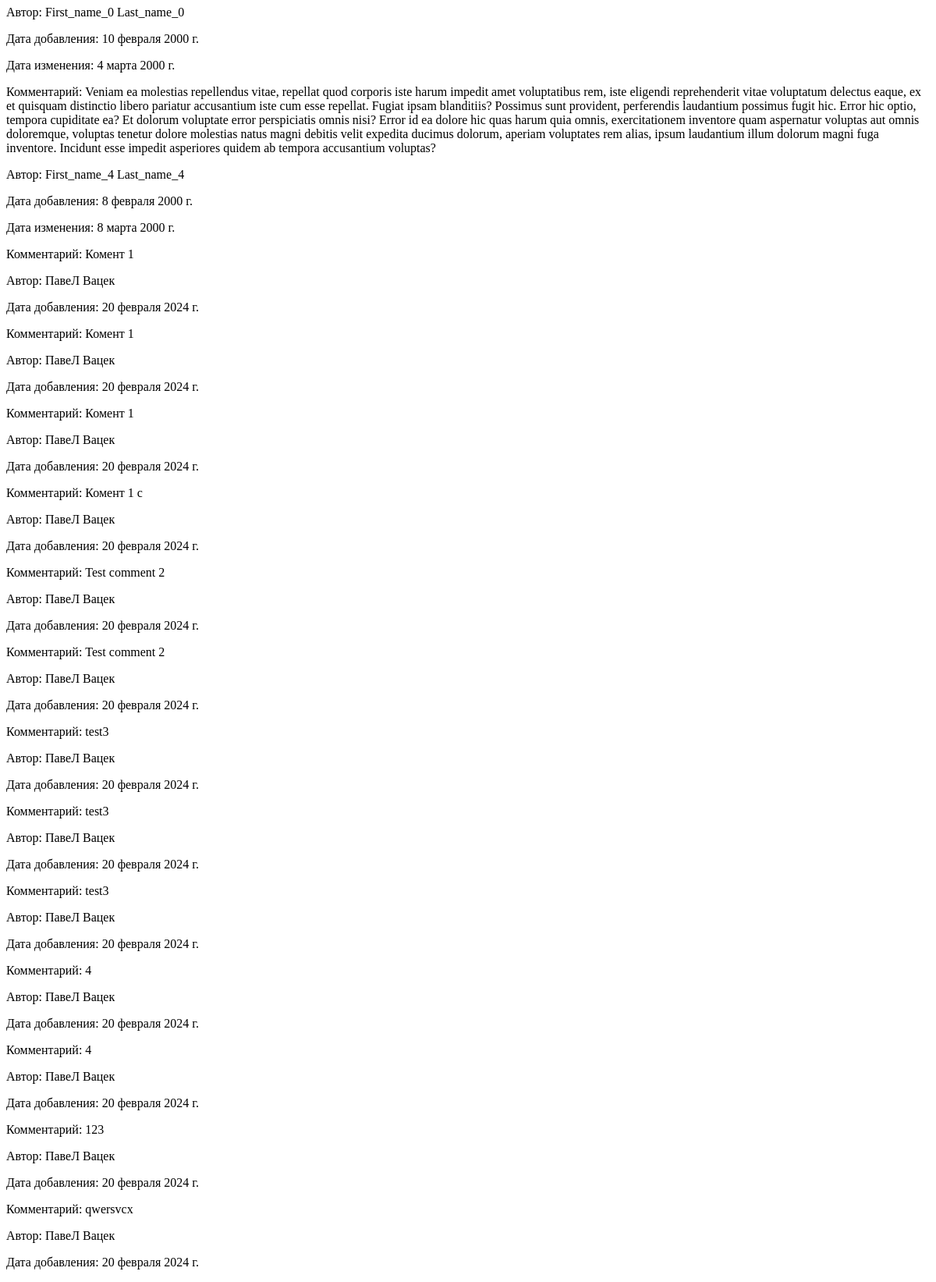
Page /posts/post/2/ (lower part) on the earlier database version.
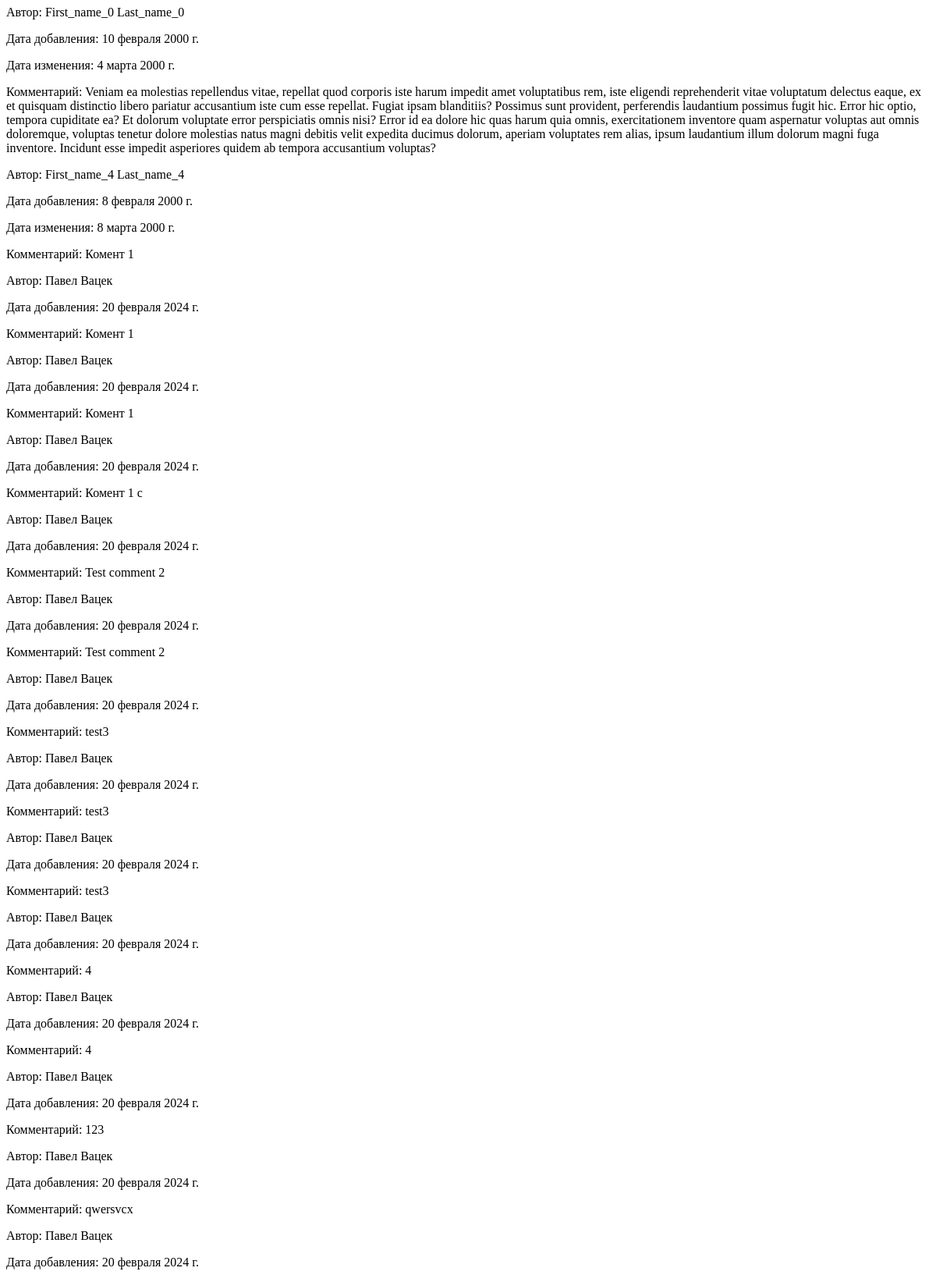
Same page on the later database version.
### blog/models.py (models this page shows, shortened)
class Comment(models.Model):
    author = models.ForeignKey(Author, on_delete=models.CASCADE)
    post = models.ForeignKey(Post, on_delete=models.CASCADE)
    content = models.TextField()
    create_date = models.DateField(auto_now_add=True)
    edit_date = models.DateField(auto_now=True)

class Author(models.Model):
    first_name = models.CharField(max_length=100)
    last_name = models.CharField(max_length=100)
    email = models.EmailField()
    bio = models.TextField()
    birth_date = models.DateField()
    full_name = models.CharField(max_length=200)
    def __str__(self):
        return str(self.full_name)

### blog/views.py (the view)
# urls.py: path('posts/post/<int:post_id>/', views.author_post, name='author_post'),
def author_post(request, post_id):
    post = Post.objects.get(pk=post_id)
    post.views_count += 1
    post.save()
    comments = Comment.objects.filter(post=post)
    if request.method == 'POST':
        form = CommentForm(request.POST)
        if form.is_valid():
            data = form.cleaned_data
            Comment.objects.create(author = data['author'],
                                    post = post,
                                    content = data['content'])
            return redirect('author_post', post_id)
    else:
        form = CommentForm()
    return render(request, 'blog/post.html', {'post':post, 'comments': comments, 'form': form})

### blog/templates/blog/post.html (shortened to what this page needs)
<!DOCTYPE html>
<html lang="en">
<head>
</head>
<body>
<div>
    {% for comment in comments %}
    <p>Комментарий: {{ comment.content }}</p>
    <p>Автор: {{ comment.author.first_name }} {{ comment.author.last_name }}</p>
    <p>Дата добавления: {{ comment.create_date }}</p>
    {% if comment.create_date < comment.edit_date %}
    <p>Дата изменения: {{ comment.edit_date }}</p>
    {% endif %}
    {% endfor %}
</div>
</body>
</html>

Differences in the rows shown:
changed through a linked row, Comment (number 3 of 15 on the later page): author.first_name "ПавеЛ" → "Павел"
changed through a linked row, Comment (number 4 of 15 on the later page): author.first_name "ПавеЛ" → "Павел"
changed through a linked row, Comment (number 5 of 15 on the later page): author.first_name "ПавеЛ" → "Павел"
changed through a linked row, Comment "Комент 1 c": author.first_name "ПавеЛ" → "Павел"
changed through a linked row, Comment (number 7 of 15 on the later page): author.first_name "ПавеЛ" → "Павел"
changed through a linked row, Comment (number 8 of 15 on the later page): author.first_name "ПавеЛ" → "Павел"
changed through a linked row, Comment (number 9 of 15 on the later page): author.first_name "ПавеЛ" → "Павел"
changed through a linked row, Comment (number 10 of 15 on the later page): author.first_name "ПавеЛ" → "Павел"
changed through a linked row, Comment (number 11 of 15 on the later page): author.first_name "ПавеЛ" → "Павел"
changed through a linked row, Comment (number 12 of 15 on the later page): author.first_name "ПавеЛ" → "Павел"
changed through a linked row, Comment (number 13 of 15 on the later page): author.first_name "ПавеЛ" → "Павел"
changed through a linked row, Comment (number 14 of 15 on the later page): author.first_name "ПавеЛ" → "Павел"
changed through a linked row, Comment "qwersvcx": author.first_name "ПавеЛ" → "Павел"
